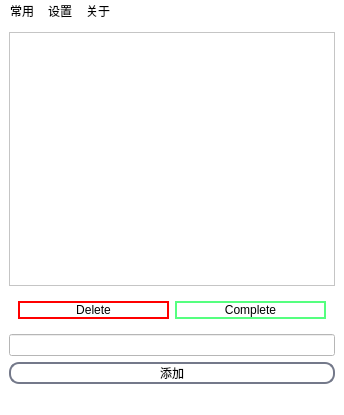
<?xml version="1.0" encoding="UTF-8"?>
<ui version="4.0">
 <class>MainWindow</class>
 <widget class="QMainWindow" name="MainWindow">
  <property name="geometry">
   <rect>
    <x>0</x>
    <y>0</y>
    <width>344</width>
    <height>415</height>
   </rect>
  </property>
  <property name="windowTitle">
   <string>MainWindow</string>
  </property>
  <property name="styleSheet">
   <string notr="true">background-color:rgb(255, 255, 255);</string>
  </property>
  <widget class="QWidget" name="centralwidget">
   <layout class="QVBoxLayout" name="verticalLayout">
    <item>
     <widget class="QListView" name="todoView">
      <property name="toolTip">
       <string/>
      </property>
     </widget>
    </item>
    <item>
     <widget class="QWidget" name="widget" native="true">
      <layout class="QHBoxLayout" name="horizontalLayout">
       <item>
        <widget class="QPushButton" name="deleteButton">
         <property name="styleSheet">
          <string notr="true">    border: 2px solid rgb(255, 0, 0); /* 设置实线边框，2px宽度，颜色为#333 */
    border-radius: 10px; /* 设置圆角半径为10px */</string>
         </property>
         <property name="text">
          <string>Delete</string>
         </property>
        </widget>
       </item>
       <item>
        <widget class="QPushButton" name="completeButton">
         <property name="styleSheet">
          <string notr="true">    border: 2px solid rgb(85, 255, 127); /* 设置实线边框，2px宽度，颜色为#333 */
    border-radius: 10px; /* 设置圆角半径为10px */</string>
         </property>
         <property name="text">
          <string>Complete</string>
         </property>
        </widget>
       </item>
      </layout>
     </widget>
    </item>
    <item>
     <widget class="QLineEdit" name="todoEdit">
      <property name="accessibleName">
       <string/>
      </property>
      <property name="accessibleDescription">
       <string/>
      </property>
      <property name="layoutDirection">
       <enum>Qt::LeftToRight</enum>
      </property>
     </widget>
    </item>
    <item>
     <widget class="QPushButton" name="addButton">
      <property name="styleSheet">
       <string notr="true">background-color:rgb(255, 255, 255);
border: 2px solid #74798a; /* 设置实线边框，2px宽度，颜色为#333 */
border-radius: 10px; /* 设置圆角半径为10px */</string>
      </property>
      <property name="text">
       <string>添加</string>
      </property>
     </widget>
    </item>
   </layout>
  </widget>
  <widget class="QMenuBar" name="menubar">
   <property name="geometry">
    <rect>
     <x>0</x>
     <y>0</y>
     <width>344</width>
     <height>22</height>
    </rect>
   </property>
   <widget class="QMenu" name="menu">
    <property name="title">
     <string>常用</string>
    </property>
    <addaction name="action"/>
    <addaction name="action_2"/>
    <addaction name="action_3"/>
    <addaction name="action_4"/>
   </widget>
   <widget class="QMenu" name="menu_2">
    <property name="title">
     <string>设置</string>
    </property>
    <addaction name="action_5"/>
    <addaction name="action_6"/>
    <addaction name="action_7"/>
   </widget>
   <widget class="QMenu" name="menu_3">
    <property name="title">
     <string>关于</string>
    </property>
    <addaction name="action_8"/>
    <addaction name="action_9"/>
   </widget>
   <addaction name="menu"/>
   <addaction name="menu_2"/>
   <addaction name="menu_3"/>
  </widget>
  <widget class="QStatusBar" name="statusbar"/>
  <action name="action">
   <property name="text">
    <string>全选</string>
   </property>
  </action>
  <action name="action_2">
   <property name="text">
    <string>保存</string>
   </property>
  </action>
  <action name="action_3">
   <property name="text">
    <string>另存为</string>
   </property>
  </action>
  <action name="action_4">
   <property name="text">
    <string>退出</string>
   </property>
  </action>
  <action name="action_5">
   <property name="text">
    <string>语言</string>
   </property>
  </action>
  <action name="action_6">
   <property name="text">
    <string>字体</string>
   </property>
  </action>
  <action name="action_7">
   <property name="text">
    <string>背景</string>
   </property>
  </action>
  <action name="action_8">
   <property name="text">
    <string>关于作者</string>
   </property>
  </action>
  <action name="action_9">
   <property name="text">
    <string>开源地址</string>
   </property>
  </action>
 </widget>
 <resources/>
 <connections/>
</ui>
